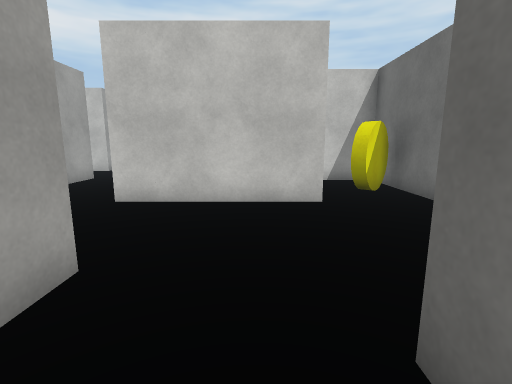
View 1 (above)

13 first-person views from a walk through a scene from a Unity 3-D project. The camera is 1.4 m above the floor, tilts 10° down and sees 85° across. The floor is counted in squares, 1 m on a side. Each view is taken from the middle of a square. On the plan, view 1 faces up. The plan holds only what a view shows up to about 14 squares ahead; the rest is blank. The place goes on beyond the plan. The player is left out. Some animated figures are left out. Surface patterns are stand-ins for the level's own textures.

View 2
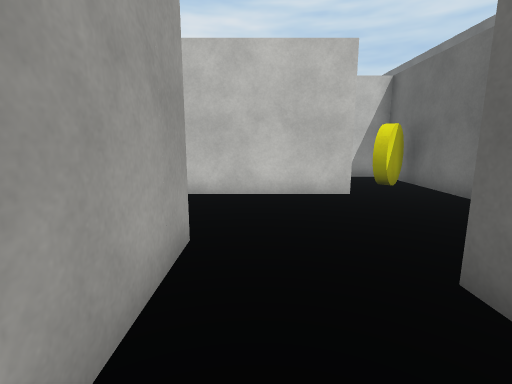

View 3
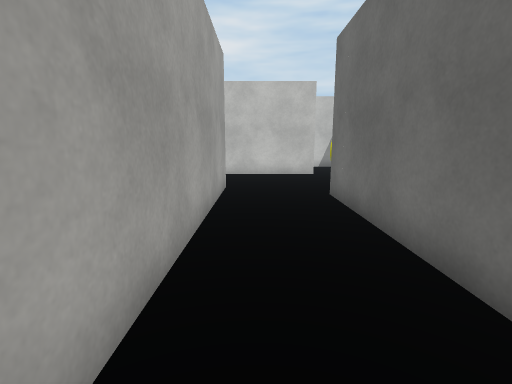

View 4
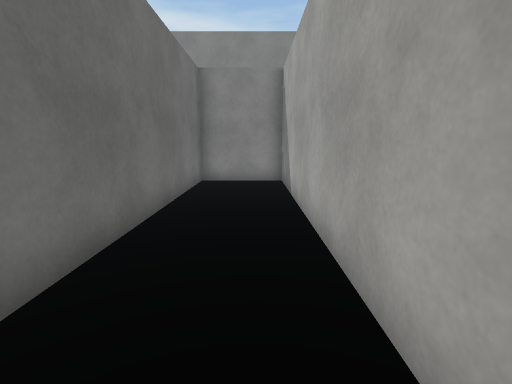

View 5
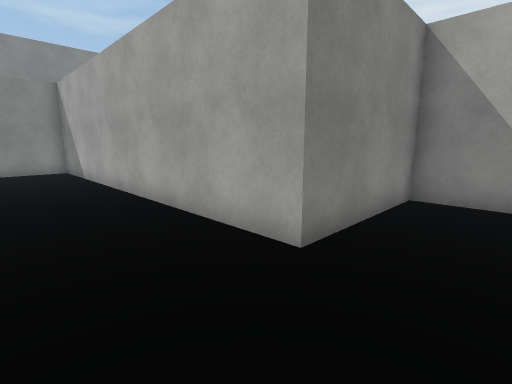

View 6
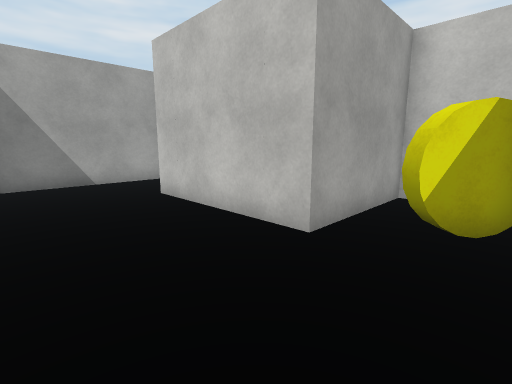

View 7
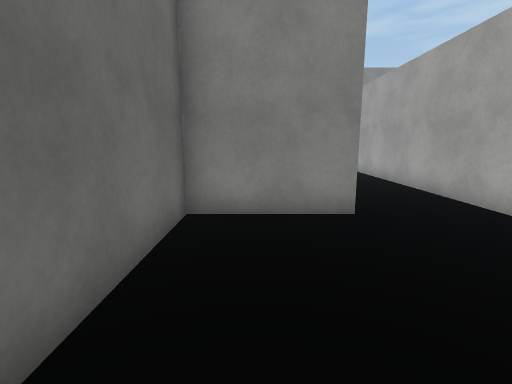

View 8
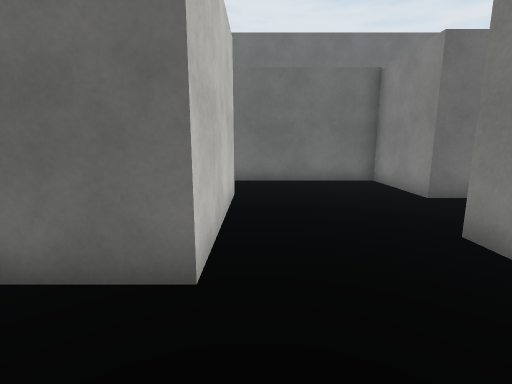

View 9
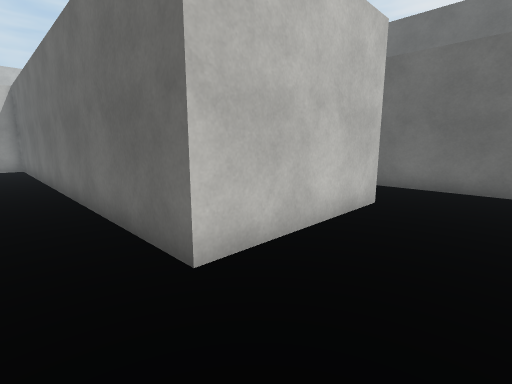

View 10
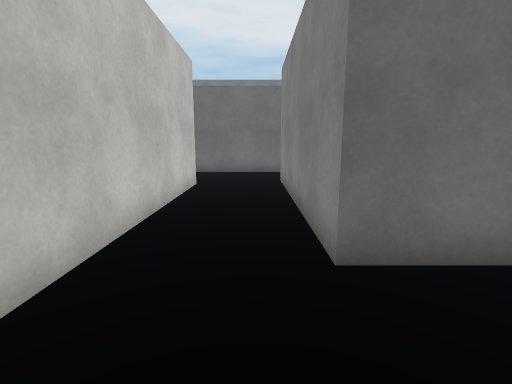

View 11
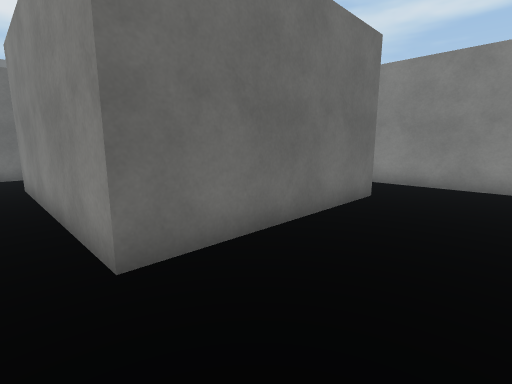

View 12
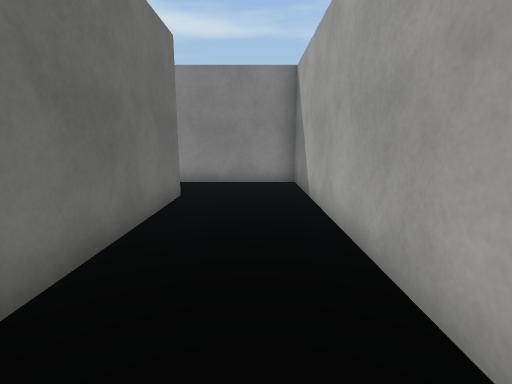

View 13
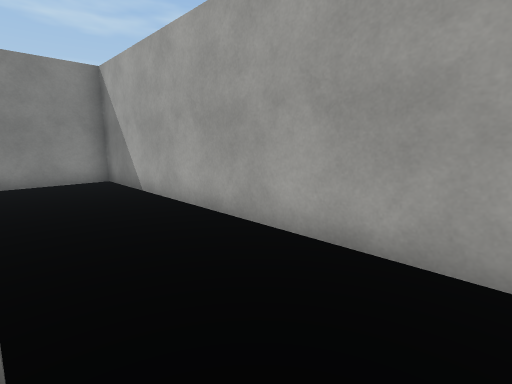

### Floor plan
Points are (right, up) in squares from view 1. A wall is a line through its corners. A room is listed if a view was taken in it or the views show most of it. See-through windows are left out.
Room 1 (views 1, 2, 3, 4, 5, 6, 7, 8, 9, 10, 11, 12, 13)
walls: (-14, 4.5) (-14, 11.1) (-6.5, 11.1) (-6.5, 2.9) (-2, 2.9) (-2, -10.4) (1, -10.4) (1, 1.6) (4.4, 1.6) (4.4, 9.5); (-7.4, 14.1) (-15, 14.1); (4, 10.6) (1.6, 10.6) (1.6, 6.6) (-3.4, 6.6) (-3.4, 14.5); (-17.4, 13) (-17.4, 1.9) (-12.9, 1.9)
objects: yellow disc (3, 8)

Where each view was taken, in squares from view 1:
view 1: 0 up, 0 right, facing up
view 2: 1 down, 1 left, facing up
view 3: 6 down, 1 left, facing up
view 4: 0 up, 1 left, facing down
view 5: 5 up, 1 right, facing down-left
view 6: 3 up, 4 right, facing up-left
view 7: 7 up, 3 right, facing down
view 8: 6 up, 6 left, facing right
view 9: 4 up, 5 left, facing up-right
view 10: 12 up, 17 left, facing right
view 11: 12 up, 17 left, facing down-right
view 12: 12 up, 16 left, facing down
view 13: 13 up, 14 left, facing down-left
